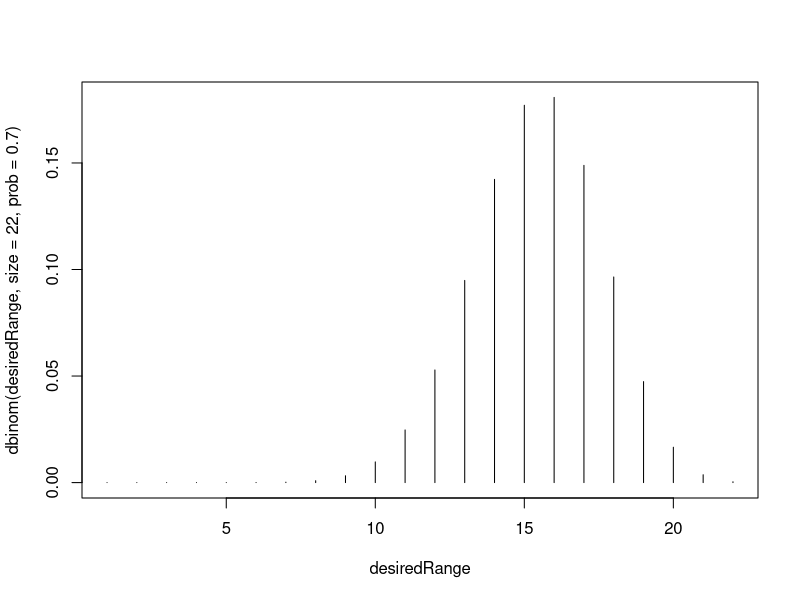

Source code (R):
## ---- chunk 1

# uncomment to see the binomial distribution
#TeachingDemos::vis.binom()
## ---- chunk 2

# we know that...
p = 0.25

# we know they'll have 3 kids
n = 3

# we're asked the odds for k = 1 
k = 1

# just pass it to dbinom:
dbinom(k, n, p)
## ---- chunk 3

# up the results form 0 to n
dbinom(0, n, p) + dbinom(1, n, p) + dbinom(2, n, p)
## ---- chunk 4

# odds ot two or fewer 
pbinom(2, n, p)
## ---- chunk 5

# the long way
(factorial(22)/(factorial(14)* factorial(22-14))) * (0.7^14)*(0.3^(22-14))

## ---- chunk 6

# use the function as before
pbinom(13, 22, 0.7)
## ---- chunk 7

# use dbinom
sum(dbinom(11:22, 22, 0.7))
## ---- chunk 8

desiredRange <- 1:22

plot(desiredRange, dbinom(desiredRange, size = 22, prob = 0.7), type = "h")
## ---- chunk 9

# we want to know 1.4, and gives the properties of the distribution as args
pnorm(1.4, 1.9, 0.5)
## ---- chunk 10

pnorm(2.4, 1.9, 0.5) - pnorm(1.4, 1.9, 0.5)
